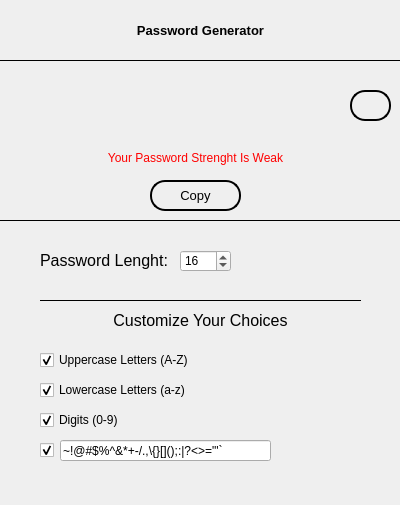
<?xml version="1.0" encoding="UTF-8"?>
<ui version="4.0">
 <class>Dialog</class>
 <widget class="QDialog" name="Dialog">
  <property name="geometry">
   <rect>
    <x>0</x>
    <y>0</y>
    <width>400</width>
    <height>505</height>
   </rect>
  </property>
  <property name="minimumSize">
   <size>
    <width>400</width>
    <height>505</height>
   </size>
  </property>
  <property name="maximumSize">
   <size>
    <width>400</width>
    <height>505</height>
   </size>
  </property>
  <property name="acceptDrops">
   <bool>false</bool>
  </property>
  <property name="windowTitle">
   <string>Dialog</string>
  </property>
  <widget class="QLabel" name="label">
   <property name="geometry">
    <rect>
     <x>10</x>
     <y>10</y>
     <width>381</width>
     <height>41</height>
    </rect>
   </property>
   <property name="font">
    <font>
     <family>Arial</family>
     <pointsize>10</pointsize>
     <bold>true</bold>
    </font>
   </property>
   <property name="text">
    <string>Password Generator</string>
   </property>
   <property name="alignment">
    <set>Qt::AlignCenter</set>
   </property>
  </widget>
  <widget class="QSpinBox" name="spinBox">
   <property name="geometry">
    <rect>
     <x>180</x>
     <y>250</y>
     <width>51</width>
     <height>22</height>
    </rect>
   </property>
   <property name="styleSheet">
    <string notr="true"/>
   </property>
   <property name="minimum">
    <number>5</number>
   </property>
   <property name="maximum">
    <number>200</number>
   </property>
   <property name="value">
    <number>16</number>
   </property>
   <property name="displayIntegerBase">
    <number>10</number>
   </property>
  </widget>
  <widget class="QLabel" name="label_2">
   <property name="geometry">
    <rect>
     <x>40</x>
     <y>250</y>
     <width>131</width>
     <height>21</height>
    </rect>
   </property>
   <property name="font">
    <font>
     <pointsize>12</pointsize>
    </font>
   </property>
   <property name="text">
    <string>Password Lenght:</string>
   </property>
  </widget>
  <widget class="Line" name="line">
   <property name="geometry">
    <rect>
     <x>0</x>
     <y>50</y>
     <width>401</width>
     <height>20</height>
    </rect>
   </property>
   <property name="styleSheet">
    <string notr="true">line{
	border-color: rgb(184, 184, 184);
}</string>
   </property>
   <property name="frameShadow">
    <enum>QFrame::Plain</enum>
   </property>
   <property name="lineWidth">
    <number>1</number>
   </property>
   <property name="orientation">
    <enum>Qt::Horizontal</enum>
   </property>
  </widget>
  <widget class="Line" name="line_2">
   <property name="geometry">
    <rect>
     <x>0</x>
     <y>210</y>
     <width>401</width>
     <height>20</height>
    </rect>
   </property>
   <property name="styleSheet">
    <string notr="true">line{
	border-color: rgb(184, 184, 184);
}</string>
   </property>
   <property name="frameShadow">
    <enum>QFrame::Plain</enum>
   </property>
   <property name="lineWidth">
    <number>1</number>
   </property>
   <property name="orientation">
    <enum>Qt::Horizontal</enum>
   </property>
  </widget>
  <widget class="Line" name="line_3">
   <property name="geometry">
    <rect>
     <x>40</x>
     <y>290</y>
     <width>321</width>
     <height>20</height>
    </rect>
   </property>
   <property name="styleSheet">
    <string notr="true">line{
	border-color: rgb(184, 184, 184);
}</string>
   </property>
   <property name="frameShadow">
    <enum>QFrame::Plain</enum>
   </property>
   <property name="lineWidth">
    <number>1</number>
   </property>
   <property name="orientation">
    <enum>Qt::Horizontal</enum>
   </property>
  </widget>
  <widget class="QCheckBox" name="checkBox">
   <property name="geometry">
    <rect>
     <x>40</x>
     <y>350</y>
     <width>161</width>
     <height>20</height>
    </rect>
   </property>
   <property name="text">
    <string>Uppercase Letters (A-Z)</string>
   </property>
   <property name="checked">
    <bool>true</bool>
   </property>
  </widget>
  <widget class="QCheckBox" name="checkBox_2">
   <property name="geometry">
    <rect>
     <x>40</x>
     <y>380</y>
     <width>161</width>
     <height>20</height>
    </rect>
   </property>
   <property name="text">
    <string>Lowercase Letters (a-z)</string>
   </property>
   <property name="checked">
    <bool>true</bool>
   </property>
  </widget>
  <widget class="QCheckBox" name="checkBox_3">
   <property name="geometry">
    <rect>
     <x>40</x>
     <y>410</y>
     <width>161</width>
     <height>20</height>
    </rect>
   </property>
   <property name="text">
    <string>Digits (0-9)</string>
   </property>
   <property name="checked">
    <bool>true</bool>
   </property>
  </widget>
  <widget class="QCheckBox" name="checkBox_4">
   <property name="geometry">
    <rect>
     <x>40</x>
     <y>440</y>
     <width>16</width>
     <height>20</height>
    </rect>
   </property>
   <property name="text">
    <string/>
   </property>
   <property name="checked">
    <bool>true</bool>
   </property>
  </widget>
  <widget class="QLineEdit" name="lineEdit">
   <property name="enabled">
    <bool>true</bool>
   </property>
   <property name="geometry">
    <rect>
     <x>60</x>
     <y>440</y>
     <width>211</width>
     <height>21</height>
    </rect>
   </property>
   <property name="text">
    <string>~!@#$%^&amp;*+-/.,\{}[]();:|?&lt;&gt;=&quot;'`</string>
   </property>
  </widget>
  <widget class="QLabel" name="label_3">
   <property name="geometry">
    <rect>
     <x>40</x>
     <y>310</y>
     <width>321</width>
     <height>20</height>
    </rect>
   </property>
   <property name="font">
    <font>
     <family>Arial</family>
     <pointsize>12</pointsize>
    </font>
   </property>
   <property name="text">
    <string>Customize Your Choices</string>
   </property>
   <property name="alignment">
    <set>Qt::AlignCenter</set>
   </property>
  </widget>
  <widget class="QStackedWidget" name="stackedWidget">
   <property name="geometry">
    <rect>
     <x>0</x>
     <y>70</y>
     <width>401</width>
     <height>141</height>
    </rect>
   </property>
   <property name="currentIndex">
    <number>0</number>
   </property>
   <widget class="QWidget" name="page_3">
    <widget class="QPushButton" name="pushButton">
     <property name="geometry">
      <rect>
       <x>150</x>
       <y>110</y>
       <width>91</width>
       <height>31</height>
      </rect>
     </property>
     <property name="font">
      <font>
       <family>Arial</family>
       <pointsize>10</pointsize>
      </font>
     </property>
     <property name="cursor">
      <cursorShape>PointingHandCursor</cursorShape>
     </property>
     <property name="styleSheet">
      <string notr="true">QPushButton{
  border: 1.5px solid black;
  border-radius: 15px;
  padding: 5px;
}
QPushButton:hover{
  background-color: rgb(213, 213, 213);  
}</string>
     </property>
     <property name="text">
      <string>Copy</string>
     </property>
     <property name="icon">
      <iconset>
       <normaloff>icons/copy.svg</normaloff>icons/copy.svg</iconset>
     </property>
     <property name="iconSize">
      <size>
       <width>0</width>
       <height>0</height>
      </size>
     </property>
    </widget>
    <widget class="QPushButton" name="pushButton_2">
     <property name="geometry">
      <rect>
       <x>350</x>
       <y>20</y>
       <width>41</width>
       <height>31</height>
      </rect>
     </property>
     <property name="font">
      <font>
       <family>Arial</family>
      </font>
     </property>
     <property name="cursor">
      <cursorShape>PointingHandCursor</cursorShape>
     </property>
     <property name="whatsThis">
      <string comment="Generate A New Password" extracomment="Generate A New Password"/>
     </property>
     <property name="accessibleName">
      <string comment="Generate A New Password" extracomment="Generate A New Password"/>
     </property>
     <property name="accessibleDescription">
      <string comment="Generate A New Password" extracomment="Generate A New Password"/>
     </property>
     <property name="styleSheet">
      <string notr="true">QPushButton{
  border: 1.5px solid black;
  border-radius: 15px;
  padding: 5px;
}
QPushButton:hover{
  background-color: rgb(213, 213, 213);  
}</string>
     </property>
     <property name="text">
      <string/>
     </property>
     <property name="icon">
      <iconset>
       <normaloff>icons/refresh-ccw.svg</normaloff>icons/refresh-ccw.svg</iconset>
     </property>
     <property name="iconSize">
      <size>
       <width>20</width>
       <height>20</height>
      </size>
     </property>
     <property name="flat">
      <bool>true</bool>
     </property>
    </widget>
    <widget class="QLabel" name="label_5">
     <property name="geometry">
      <rect>
       <x>60</x>
       <y>20</y>
       <width>281</width>
       <height>31</height>
      </rect>
     </property>
     <property name="font">
      <font>
       <pointsize>14</pointsize>
      </font>
     </property>
     <property name="text">
      <string/>
     </property>
     <property name="alignment">
      <set>Qt::AlignCenter</set>
     </property>
    </widget>
    <widget class="QStackedWidget" name="weakpass">
     <property name="geometry">
      <rect>
       <x>20</x>
       <y>70</y>
       <width>291</width>
       <height>31</height>
      </rect>
     </property>
     <property name="currentIndex">
      <number>0</number>
     </property>
     <widget class="QWidget" name="weak">
      <widget class="QLabel" name="label_6">
       <property name="geometry">
        <rect>
         <x>80</x>
         <y>10</y>
         <width>191</width>
         <height>16</height>
        </rect>
       </property>
       <property name="styleSheet">
        <string notr="true">color: rgb(255, 0, 0)</string>
       </property>
       <property name="text">
        <string>Your Password Strenght Is Weak</string>
       </property>
       <property name="alignment">
        <set>Qt::AlignCenter</set>
       </property>
      </widget>
     </widget>
     <widget class="QWidget" name="moderate">
      <widget class="QLabel" name="label_7">
       <property name="geometry">
        <rect>
         <x>80</x>
         <y>10</y>
         <width>201</width>
         <height>16</height>
        </rect>
       </property>
       <property name="styleSheet">
        <string notr="true">color: rgb(0, 85, 255)</string>
       </property>
       <property name="text">
        <string>Your Password Strenght Is Moderate</string>
       </property>
       <property name="alignment">
        <set>Qt::AlignCenter</set>
       </property>
      </widget>
     </widget>
     <widget class="QWidget" name="strong">
      <widget class="QLabel" name="label_8">
       <property name="geometry">
        <rect>
         <x>80</x>
         <y>10</y>
         <width>191</width>
         <height>16</height>
        </rect>
       </property>
       <property name="styleSheet">
        <string notr="true">color: rgb(0, 170, 0)</string>
       </property>
       <property name="text">
        <string>Your Password Strenght Is Strong</string>
       </property>
       <property name="alignment">
        <set>Qt::AlignCenter</set>
       </property>
      </widget>
     </widget>
     <widget class="QWidget" name="none"/>
    </widget>
   </widget>
   <widget class="QWidget" name="page_4">
    <widget class="QLabel" name="label_4">
     <property name="geometry">
      <rect>
       <x>0</x>
       <y>50</y>
       <width>401</width>
       <height>20</height>
      </rect>
     </property>
     <property name="font">
      <font>
       <pointsize>10</pointsize>
      </font>
     </property>
     <property name="styleSheet">
      <string notr="true">color: rgb(255, 0, 0)</string>
     </property>
     <property name="text">
      <string>Please Select Atleast One Checkbox To Generate A New Passoword.</string>
     </property>
     <property name="alignment">
      <set>Qt::AlignCenter</set>
     </property>
    </widget>
   </widget>
   <widget class="QWidget" name="page">
    <widget class="QLabel" name="label_9">
     <property name="geometry">
      <rect>
       <x>100</x>
       <y>60</y>
       <width>191</width>
       <height>31</height>
      </rect>
     </property>
     <property name="text">
      <string/>
     </property>
    </widget>
   </widget>
  </widget>
 </widget>
 <resources>
  <include location="icon.qrc"/>
  <include location="icon.qrc"/>
 </resources>
 <connections>
  <connection>
   <sender>checkBox_4</sender>
   <signal>toggled(bool)</signal>
   <receiver>lineEdit</receiver>
   <slot>setEnabled(bool)</slot>
   <hints>
    <hint type="sourcelabel">
     <x>47</x>
     <y>439</y>
    </hint>
    <hint type="destinationlabel">
     <x>165</x>
     <y>440</y>
    </hint>
   </hints>
  </connection>
 </connections>
</ui>
